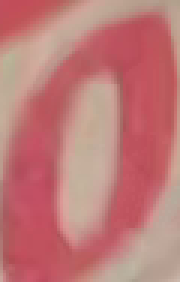
#> input picture TrainingMNIST/Number Ruler Data/0/148 - Copy.png, 60 x 94 px, given as the content of the folder ./Number Ruler Data/9, which was not available (shown 3 times larger)
$ jupyter execute --allow-errors main.ipynb
#> lines starting #> are read from the running program, lines starting #| are printed output that depends on the picture; pictures that were not available may be replaced by others from this repository, and a replacement may not be noted
[cell 1]
from tensorflow.keras.datasets import mnist
from matplotlib import pyplot as plt
#> (the rest of this cell did not finish here and is left out)

[cell 2]
import cv2
import tensorflow as tf
import numpy as np
from cv2 import dnn_superres

# [60 lines left out: functions convert_to_binary_otsu, convert_to_binary_adaptive, process_up_scale_image, convert_to_binary_canny, convert_to_binary_deep_learning, not called in this run]
""" def rulerNumberClassification(image, conf):
    image = cv2.cvtColor(image, cv2.COLOR_RGB2GRAY)
    #binary_image = convert_to_binary_otsu(image)
    #binary_image = cv2.bitwise_not(binary_image)
    # Resize ảnh về kích thước 28x28 như MNIST dataset
    image = cv2.resize(image, (28, 28))

    # Đảm bảo ảnh có giá trị từ 0 đến 255
    image = image / 255.0
    cv2.imwrite("Test.png", image)

    # Chuyển ảnh về định dạng (28, 28, 1) để phù hợp với đầu vào của mô hình CNN
    input_image = image.reshape(1, 28, 28, 1)
    # Sử dụng mô hình để dự đoán
    loaded_model = tf.keras.models.load_model('mnist_cnn_model.h5')
    predictions = loaded_model.predict(input_image)

    # In ra số được dự đoán và xác suất tương ứng cho mỗi số
    # for i in range(10):
    #     print("Probability of being", i, ":", predictions[0][i])
    label = np.argmax(predictions[0])
    if predictions[0][label] >= conf:
        return label
    else:
        return None """
def rulerNumberClassification(image, conf):
    image = cv2.cvtColor(image, cv2.COLOR_RGB2GRAY)
    #binary_image = convert_to_binary_otsu(image)
    #image = cv2.bitwise_not(binary_image)
    # Resize ảnh về kích thước 28x28 như MNIST dataset
    model_path = 'best_model.tflite'

    # Load model TensorFlow Lite
    interpreter = tf.lite.Interpreter(model_path=model_path)
    interpreter.allocate_tensors()

    # Lấy thông tin input và output tensors
    input_details = interpreter.get_input_details()
    output_details = interpreter.get_output_details()

    image = cv2.resize(image, (28, 28))  # Resize ảnh về kích thước 32x32
    image = np.expand_dims(image, axis=0)  # Mở rộng kích thước ảnh để tương thích với input shape của model
    image = np.expand_dims(image, axis=-1)
    image = image.astype(np.float32) / 255.0  # Chuẩn hóa giá trị pixel về khoảng [0, 1]

    # Đặt dữ liệu vào tensor input
    #print(input_details[0])
    #print(image.shape)
    interpreter.set_tensor(input_details[0]['index'], image)

    # Chạy mô hình
    interpreter.invoke()

    # Lấy kết quả từ tensor output
    output_data = interpreter.get_tensor(output_details[0]['index'])
    #print(output_data)
    predicted_class = np.argmax(output_data)
    #print(predicted_class)
    cv2.putText(image, str(output_data[0][predicted_class]), (50, 50), cv2.FONT_HERSHEY_SIMPLEX, 1, (255, 255, 255), 2)
    # print("P : " + str(output_data[0][predicted_class]))
    if output_data[0][predicted_class] >= conf:
        return predicted_class
    else:
        return None

[cell 3]
import os
labelCheck = 9
folder = "./Number Ruler Data/" + str(labelCheck)
predictLabels = []
for filename in os.listdir(folder):
        file_path = os.path.join(folder, filename)
        if filename.endswith(".jpg") or filename.endswith(".png"):  # Đảm bảo chỉ đọc các file ảnh có phần mở rộng là .jpg hoặc .png
            image = cv2.imread(file_path)
#> image is the input picture: shape (94, 60, 3); mean B, G, R 119.5, 120.8, 191.3
            predictLabels.append(rulerNumberClassification(image, 0.8))
#> in rulerNumberClassification, `image = cv2.cvtColor(image, cv2.COLOR_RGB2GRAY)`:
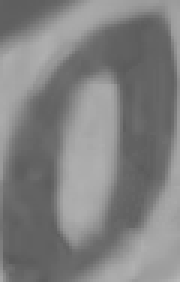
#> image: shape (94, 60) (shown 3 times larger); min 90, max 183, mean 128.4
#> (the call stopped at in rulerNumberClassification, `interpreter = tf.lite.Interpreter(model_path=model_path)`: tensorflow is not available in this run)
# Tính toán độ chính xác
totalLabelPredict = 0
labelPredictTrue = 0
for label in predictLabels:
    totalLabelPredict += 1
    if label is not None:
        if label == labelCheck:
            labelPredictTrue += 1
#> this loop made 0 passes
#> after the loop, labelPredictTrue = 0; totalLabelPredict = 0
print(totalLabelPredict)
#| 0
print(labelPredictTrue)
#| 0
#> (the rest of this cell did not finish here and is left out)


$ run again, on TrainingMNIST/Number Ruler Data/1/1084.png
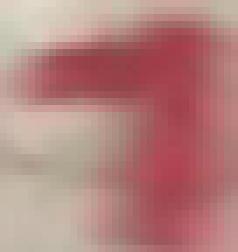
#> input picture TrainingMNIST/Number Ruler Data/1/1084.png, 34 x 36 px, given as the content of the folder ./Number Ruler Data/9, which was not available (shown 7 times larger)
#> image is the input picture: shape (36, 34, 3); mean B, G, R 125.6, 129.9, 180.3
#> in rulerNumberClassification, `image = cv2.cvtColor(image, cv2.COLOR_RGB2GRAY)`:
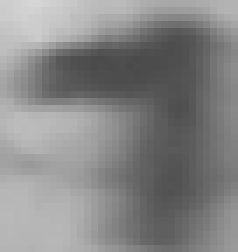
#> image: shape (36, 34) (shown 7 times larger); min 74, max 213, mean 134.3
#> after the loop `for label in predictLabels:`: labelPredictTrue = 0
#| 0
#| 0

$ run again, on TrainingMNIST/Number Ruler Data/2/112.png
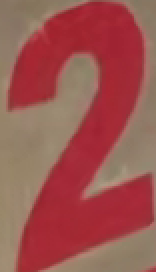
#> input picture TrainingMNIST/Number Ruler Data/2/112.png, 78 x 136 px, given as the content of the folder ./Number Ruler Data/9, which was not available (shown 2 times larger)
#> image is the input picture: shape (136, 78, 3); mean B, G, R 79.9, 84.6, 156.2
#> in rulerNumberClassification, `image = cv2.cvtColor(image, cv2.COLOR_RGB2GRAY)`:
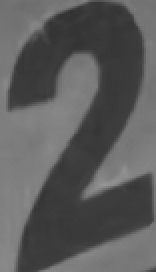
#> image: shape (136, 78) (shown 2 times larger); min 49, max 149, mean 91.4
#> after the loop `for label in predictLabels:`: labelPredictTrue = 0
#| 0
#| 0
